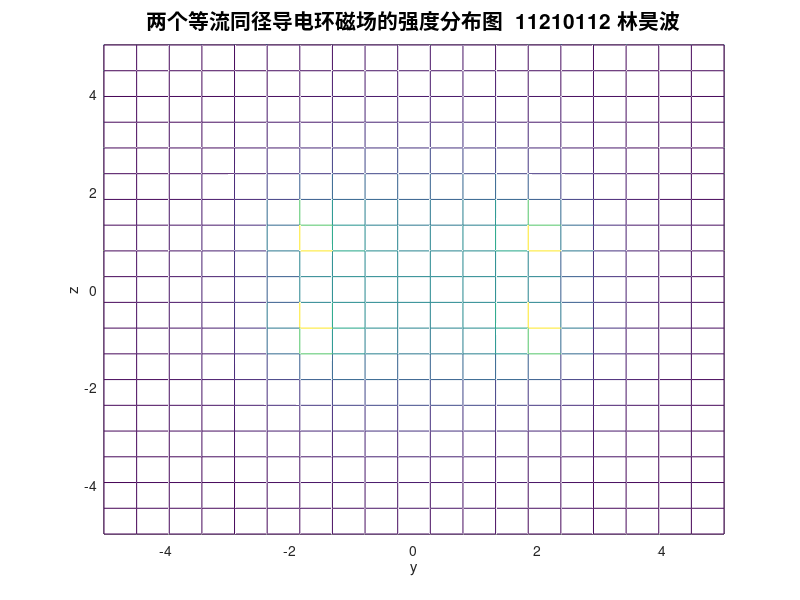

Write MATLAB code to recreate this figure. (Note: this script raises an error after producing the figure.)
clear all

a=2;%电流环半径

I=500;%环电流大小

C=I/(4*pi);%归并常数

N=50;%电流环分段数

ym=5;%场域范围

zm=5;%场域范围

y=linspace(-ym,ym,20);%y轴20等分

z=linspace(-zm,zm,20);%z轴20等分

theta0=linspace(0,2*pi,N+1);%环的圆周角分段

theta1=theta0(1:N);%起点

x1=a*cos(theta1);%环分段矢量起始坐标

y1=a*sin(theta1);%环分段矢量起始坐标

theta2=theta0(2:N+1);%终点

x2=a*cos(theta2);%环分段矢量终止坐标

y2=a*sin(theta2);%环分段矢量终止坐标

zc1=1;%环分段矢量中点坐标分量

zc2=-1;

xc=(x2+x1)./2;%环分段矢量中点坐标分量

yc=(y2+y1)./2;%环分段矢量中点坐标分量

dlz=0;%环分段长度dl分量

dlx=x2-x1;%环分段长度dl分量

dly=y2-y1;%环分段长度dl分量

NGx=20;%网格线数

NGy=20;%网格线数

Hy1=zeros(20);

Hz1=zeros(20);

Hy2=zeros(20);

Hz2=zeros(20);

Hy=zeros(20);

Hz=zeros(20);

for i=1:NGy

for j=1:NGx

rx=0-xc;

ry=y(j)-yc;

rz1=z(i)-zc1;

rz2=z(i)-zc2;

 

r31=sqrt(rx.^2+ry.^2+rz1.^2).^3;

r32=sqrt(rx.^2+ry.^2+rz2.^2).^3;

dlXr_y1=dlz.*rx-dlx.*rz1;

dlXr_y2=dlz.*rx-dlx.*rz2;

dlXr_z=dlx.*ry-dly.*rx;

Hy1(i,j)=sum(C.*dlXr_y1./r31);

Hz1(i,j)=sum(C.*dlXr_z./r31);

Hy2(i,j)=sum(C.*dlXr_y2./r32);

Hz2(i,j)=sum(C.*dlXr_z./r32);

Hy(i,j)=Hy1(i,j)+Hy2(i,j);

Hz(i,j)=Hz1(i,j)+Hz2(i,j);

H1=(Hy1.^2+Hz1.^2).^0.5;

H2=(Hy2.^2+Hz2.^2).^0.5;

end

end

quiver(y,z,Hy1,Hz1);

hold on

quiver(y,z,Hy2,Hz2);

hold on

axis([-5,5,-5,5]);

plot(2,1,'ro',-2,1,'bo'),

plot(2,-1,'ro',-2,-1,'bo'),

xlabel('y'),

ylabel('z'),

hold on;                               

title('两个等流同径导电环磁场的矢量分布图  11210112 林昊波','fontsize',15);%绘出标题                                      

mesh(y,z,H1+H2);

axis([-5,5,-5,5,0,700])

xlabel('y'),

ylabel('z'),

zlabel('H');

hold on;                               

title('两个等流同径导电环磁场的强度分布图  11210112 林昊波','fontsize',15);%绘出标题                                      

theta=[0 20 40 60 80 100 120 140 160 180].*pi/180;

ys1=2*cos(theta);

zs1=2*sin(theta);

ys2=2*cos(-theta);

zs2=2*sin(-theta);

streamline(y,z,Hy,Hz,ys1,zs1);

streamline(y,z,-Hy,-Hz,ys1,zs1);

streamline(y,z,Hy,Hz,ys2,zs2);

streamline(y,z,-Hy,-Hz,ys2,zs2);

xlabel('y'),

ylabel('z');

hold on;                               

title('两个等流同径导电环磁场的等势分布图  11210112 林昊波','fontsize',15);%绘出标题                                      
